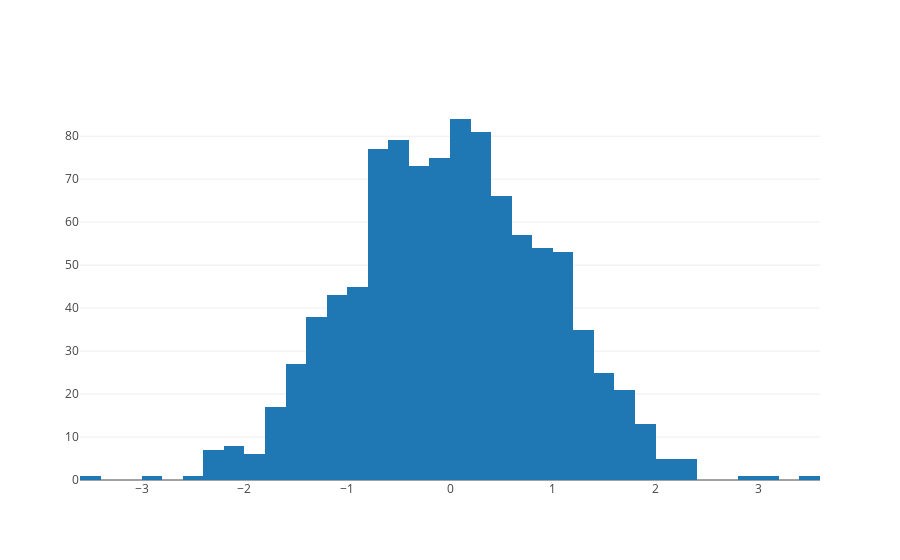
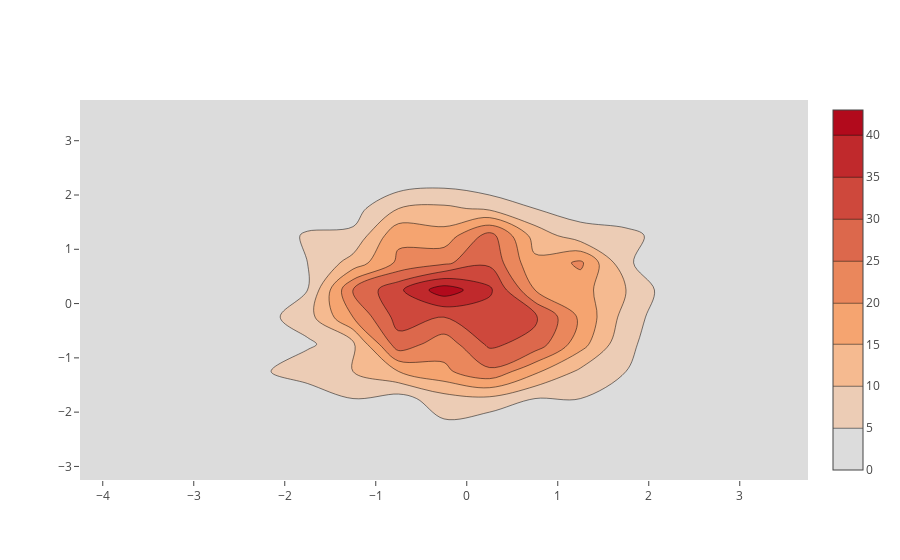

The notebook cell these images were saved under, in order:
### Markdown cell above
## Histogramas en 1 y 2 dimensiones

https://plot.ly/python/reference/#histogram

### Code cell
x = np.random.randn(1000)
y = np.random.randn(1000)

iplot([Histogram(x=x)])

#iplot([Histogram2d(x=x,y=y)])
iplot([Histogram2dContour(x=x,y=y)])

### Figure 1 — Plotly figure (JSON) as saved in the notebook; plotly's stock layout.template omitted (floating-point values rounded to 4 significant figures; data arrays with more than 128 entries replaced by an {"elided": "..."} marker saying what was removed)
{"data": [{"type": "histogram", "uid": "ad743248-ed35-46a0-b9c0-6166f227e556", "x": {"elided": "1000 float values"}}], "layout": {}}

### Figure 2 — Plotly figure (JSON) as saved in the notebook; plotly's stock layout.template omitted (floating-point values rounded to 4 significant figures; data arrays with more than 128 entries replaced by an {"elided": "..."} marker saying what was removed)
{"data": [{"type": "histogram2dcontour", "uid": "30c1dad3-2ed9-406a-b918-d21db51aff36", "x": {"elided": "1000 float values"}, "y": {"elided": "1000 float values"}}], "layout": {}}
